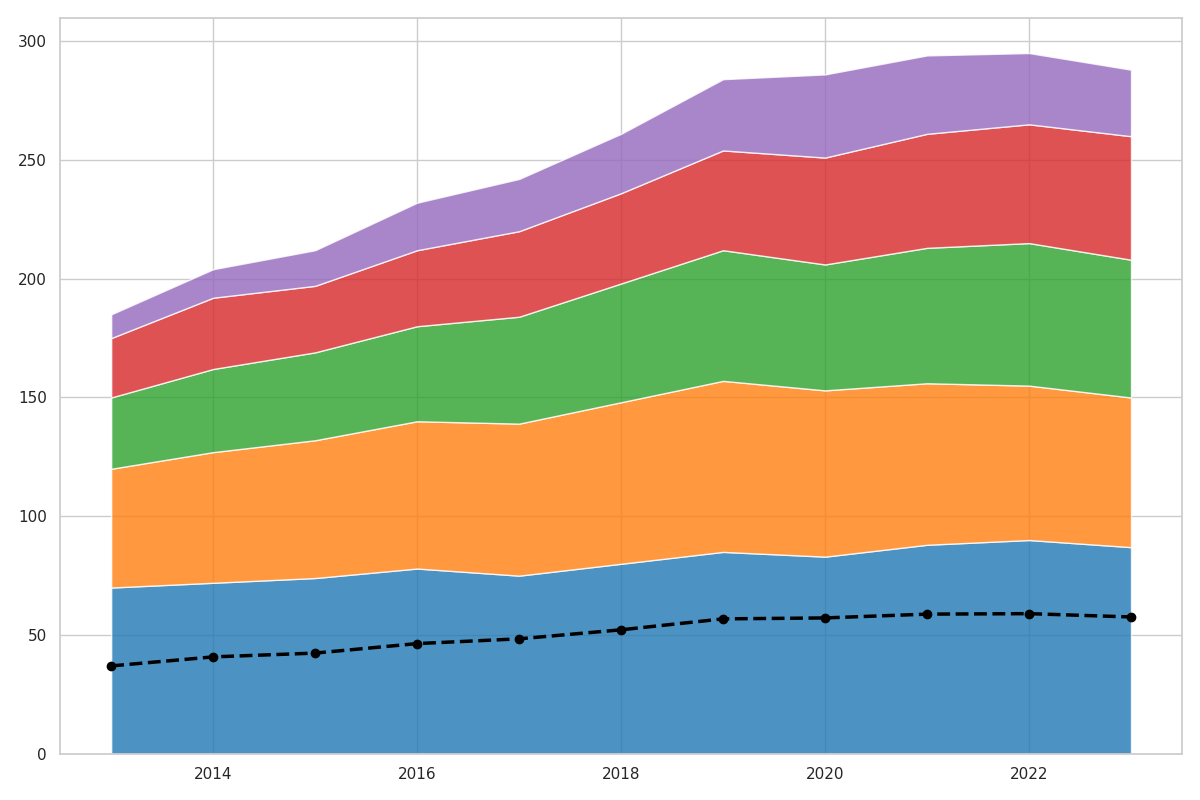

The Python source for this figure:
import matplotlib.pyplot as plt
import numpy as np

# Data setup
years = np.arange(2013, 2024)
epic_fantasy = np.array([70, 72, 74, 78, 75, 80, 85, 83, 88, 90, 87])
urban_fantasy = np.array([50, 55, 58, 62, 64, 68, 72, 70, 68, 65, 63])
dark_fantasy = np.array([30, 35, 37, 40, 45, 50, 55, 53, 57, 60, 58])
historical_fantasy = np.array([25, 30, 28, 32, 36, 38, 42, 45, 48, 50, 52])
romantic_fantasy = np.array([10, 12, 15, 20, 22, 25, 30, 35, 33, 30, 28])

average_popularity = (epic_fantasy + urban_fantasy + dark_fantasy + historical_fantasy + romantic_fantasy) / 5

fig, ax = plt.subplots(figsize=(12, 8))

ax.stackplot(years, epic_fantasy, urban_fantasy, dark_fantasy, historical_fantasy, romantic_fantasy,
             colors=['#1f77b4', '#ff7f0e', '#2ca02c', '#d62728', '#9467bd'],
             alpha=0.8)

ax.plot(years, average_popularity, color='black', linewidth=2.5, linestyle='--', marker='o')

plt.tight_layout()
plt.show()
